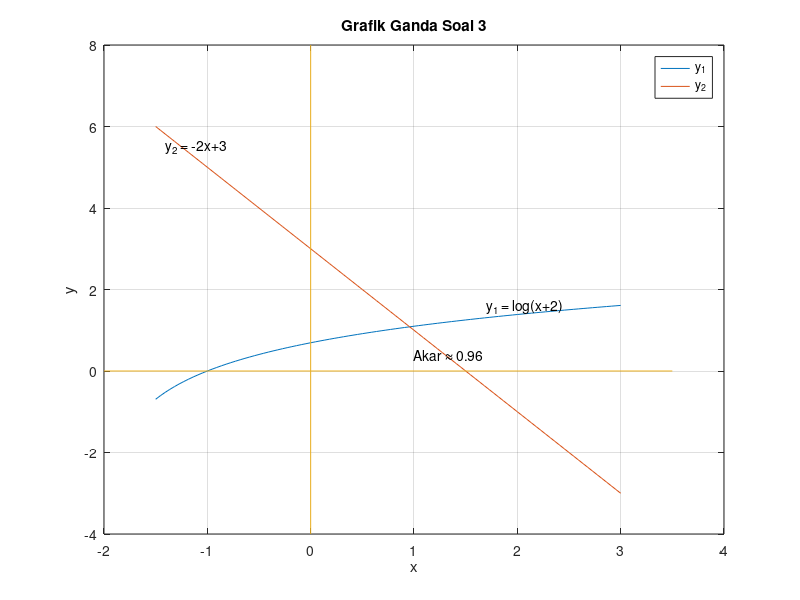

Write the MATLAB code that produced this figure.
% METODE GRAFIK GANDA (Soal 3)
clc; clear; close all;

%Plot Kurva
x = linspace(-1.5,3);
f1 = @(x) log(x+2);
f2 = @(x) -2*x + 3;
y1 = f1(x);
y2 = f2(x);
plot(x,y1,x,y2)

%Menggambar sumbu x dan y
line([-2,3.5],[0,0]) % Sumbu X
line([0,0],[-4,8]) % Sumbu Y

%Annotation
text(1.7,1.6,'y_1 = log(x+2)')
text(-1.4,5.5,'y_2 = -2x+3')
text(1.0,0.4,'Akar \approx 0.96')

title('Grafik Ganda Soal 3')
xlabel('x'); ylabel('y');
legend('y_1','y_2','Location','northeast');
grid on

% Simpan gambar
print('-dpng','grafik_ganda_soal3.png');
